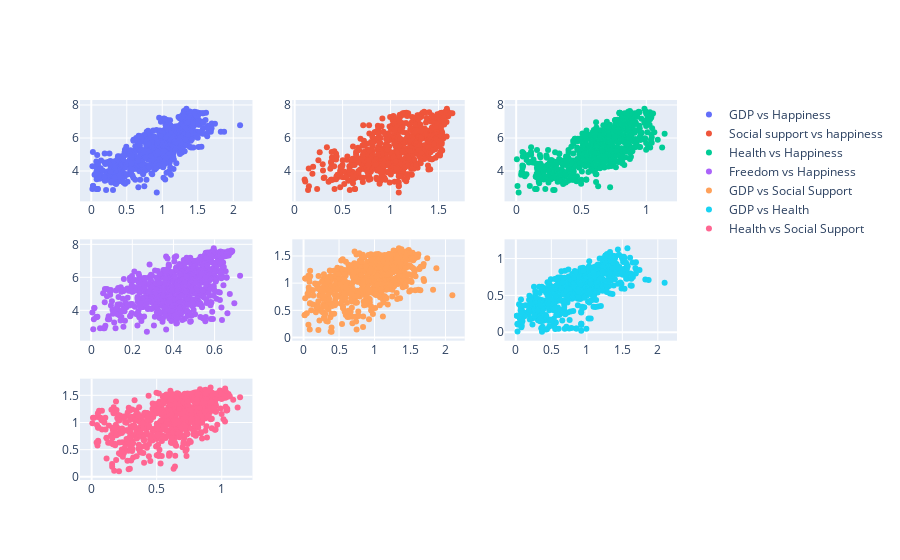

The notebook cell saved with this chart:
### Markdown cell above
- Pair Plots

### Code cell
fig = make_subplots(rows=3, cols=3)

fig.add_trace(
    go.Scatter(x=df['GDP per capita'], y=df['Happiness Score'], mode="markers",name="GDP vs Happiness"),
    row=1, col=1
)

fig.add_trace(
    go.Scatter(x=df['Social support'], y=df['Happiness Score'], mode="markers",name="Social support vs happiness"),
    row=1, col=2
)

fig.add_trace(
    go.Scatter(x=df['Healthy life'], y=df['Happiness Score'], mode="markers",name="Health vs Happiness"),
    row=1, col=3)

fig.add_trace(
    go.Scatter(x=df['Freedom'], y=df['Happiness Score'], mode="markers",name="Freedom vs Happiness"),
    row=2, col=1)

fig.add_trace(
    go.Scatter(x=df['GDP per capita'], y=df['Social support'], mode="markers",name="GDP vs Social Support"),
    row=2, col=2)

fig.add_trace(
    go.Scatter(x=df['GDP per capita'], y=df['Healthy life'], mode="markers",name="GDP vs Health"),
    row=2, col=3)

fig.add_trace(
    go.Scatter(x=df['Healthy life'], y=df['Social support'], mode="markers",name="Health vs Social Support"),
    row=3, col=1

)


fig.show()

### Figure 1 — Plotly figure (JSON) as saved in the notebook; plotly's stock layout.template omitted (floating-point values rounded to 4 significant figures; data arrays with more than 128 entries replaced by an {"elided": "..."} marker saying what was removed)
{"data": [{"mode": "markers", "name": "GDP vs Happiness", "type": "scatter", "x": {"elided": "782 float values"}, "xaxis": "x", "y": {"elided": "782 float values"}, "yaxis": "y"}, {"mode": "markers", "name": "Social support vs happiness", "type": "scatter", "x": {"elided": "782 float values"}, "xaxis": "x2", "y": {"elided": "782 float values"}, "yaxis": "y2"}, {"mode": "markers", "name": "Health vs Happiness", "type": "scatter", "x": {"elided": "782 float values"}, "xaxis": "x3", "y": {"elided": "782 float values"}, "yaxis": "y3"}, {"mode": "markers", "name": "Freedom vs Happiness", "type": "scatter", "x": {"elided": "782 float values"}, "xaxis": "x4", "y": {"elided": "782 float values"}, "yaxis": "y4"}, {"mode": "markers", "name": "GDP vs Social Support", "type": "scatter", "x": {"elided": "782 float values"}, "xaxis": "x5", "y": {"elided": "782 float values"}, "yaxis": "y5"}, {"mode": "markers", "name": "GDP vs Health", "type": "scatter", "x": {"elided": "782 float values"}, "xaxis": "x6", "y": {"elided": "782 float values"}, "yaxis": "y6"}, {"mode": "markers", "name": "Health vs Social Support", "type": "scatter", "x": {"elided": "782 float values"}, "xaxis": "x7", "y": {"elided": "782 float values"}, "yaxis": "y7"}], "layout": {"xaxis": {"anchor": "y", "domain": [0, 0.2889]}, "xaxis2": {"anchor": "y2", "domain": [0.3556, 0.6444]}, "xaxis3": {"anchor": "y3", "domain": [0.7111, 1]}, "xaxis4": {"anchor": "y4", "domain": [0, 0.2889]}, "xaxis5": {"anchor": "y5", "domain": [0.3556, 0.6444]}, "xaxis6": {"anchor": "y6", "domain": [0.7111, 1]}, "xaxis7": {"anchor": "y7", "domain": [0, 0.2889]}, "xaxis8": {"anchor": "y8", "domain": [0.3556, 0.6444]}, "xaxis9": {"anchor": "y9", "domain": [0.7111, 1]}, "yaxis": {"anchor": "x", "domain": [0.7333, 1]}, "yaxis2": {"anchor": "x2", "domain": [0.7333, 1]}, "yaxis3": {"anchor": "x3", "domain": [0.7333, 1]}, "yaxis4": {"anchor": "x4", "domain": [0.3667, 0.6333]}, "yaxis5": {"anchor": "x5", "domain": [0.3667, 0.6333]}, "yaxis6": {"anchor": "x6", "domain": [0.3667, 0.6333]}, "yaxis7": {"anchor": "x7", "domain": [0, 0.2667]}, "yaxis8": {"anchor": "x8", "domain": [0, 0.2667]}, "yaxis9": {"anchor": "x9", "domain": [0, 0.2667]}}}
